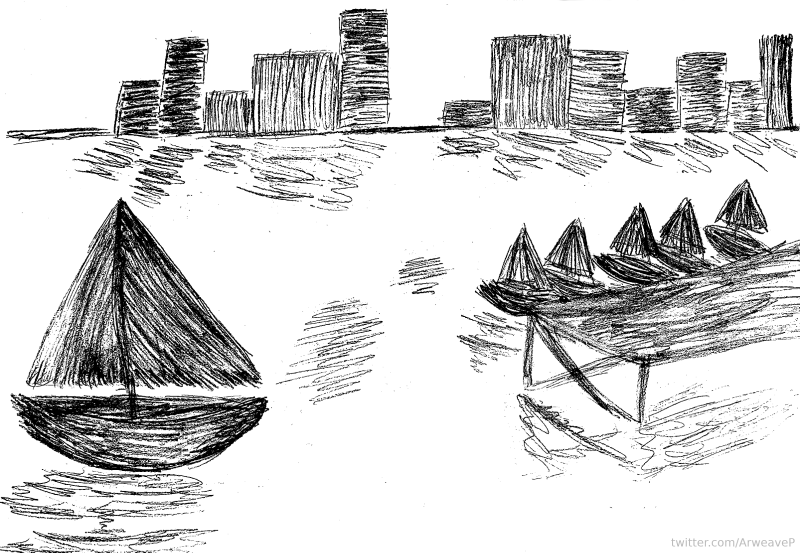
#> input picture pzl11.png, 1600 x 1105 px, found by its file name (shown at 1/2 size)
$ python pzl11_building_test.py
#> lines starting #> are read from the running program, lines starting #| are printed output that depends on the picture
from PIL import Image
import numpy as np
from scipy import ndimage

img = Image.open('/home/sudosudo/.openclaw/workspace/pzl11.png')
#> img is the input picture: PIL image 1600x1105 LA; mean R, G, B, A 211, 211, 211, 255
arr = np.array(img)
gray = arr[:,:,0].astype(np.uint8)

TARGET = bytes.fromhex('ff2142e98e09b5344994f9beb9c56c95506b9f17')

def try_bytes(raw, name):
    if len(raw) < 32:
        print(f"{name}: too short ({len(raw)} bytes)")
        return
    found = False
    for start in range(len(raw) - 32 + 1):
        if raw[start:start+32] == TARGET:
            print(f"TARGET FOUND at offset {start} in {name}")
            return
    print(f"{name}: NOT FOUND ({len(raw)} bytes)")

# 12-building segmentation (from the earlier pzl11_schemes.py)
# heights: [167,245,144,212,292,106,250,220,137,208,144,226]
# widths: [217,96,86,91,176,99,107,97,159,111,97,100] (from 14-building segmentation, first 12)
H12 = [167,245,144,212,292,106,250,220,137,208,144,226]
W12 = [217,96,86,91,176,99,107,97,159,111,97,100]

# Test 1: 12 building heights as raw bytes (each height is 1-3 bytes)
print("=== TEST 1: 12 building heights as 1-byte values ===")
# Truncate heights to 1 byte (mod 256)
h1 = [(h % 256) for h in H12]
raw1 = bytearray(h1)
try_bytes(raw1, "12 building heights (1-byte mod 256)")

# Test 2: 12 building widths as 1-byte values
print("\n=== TEST 2: 12 building widths as 1-byte values ===")
w1 = [w % 256 for w in W12]
raw2 = bytearray(w1)
try_bytes(raw2, "12 building widths (1-byte mod 256)")

# Test 3: Combined H,W,H,W,... as 1-byte values
print("\n=== TEST 3: Combined H,W,H,W as 1-byte values ===")
raw3 = bytearray()
for h, w in zip(H12, W12):
    raw3.append(h % 256)
    raw3.append(w % 256)
try_bytes(raw3, "combined H,W (1-byte mod 256)")

# Test 4: 28-digit sequence from earlier analysis
print("\n=== TEST 4: 28-digit sequence (bar graph) as bytes ===")
digits = [0,5,2,3,2,3,3,4,6,5,9,5,6,6,2,0,3,7,3,4,4,3,4,2,0,4,6,3]
raw4 = bytearray(digits)
try_bytes(raw4, "28-digit bar graph sequence (raw)")

# Test 5: 28-digit sequence as bytes with digit+48 conversion
print("\n=== TEST 5: 28-digit sequence as ASCII digits ===")
raw5 = bytearray(d + 48 for d in digits)
try_bytes(raw5, "28-digit bar graph (ASCII digits)")

# Test 6: Building heights as 2-byte LE values
print("\n=== TEST 6: 12 building heights as 2-byte LE ===")
raw6 = bytearray()
for h in H12:
    raw6.append(h & 0xFF)
    raw6.append((h >> 8) & 0xFF)
try_bytes(raw6, "12 building heights (2-byte LE)")

# Test 7: Building widths as 2-byte LE
print("\n=== TEST 7: 12 building widths as 2-byte LE ===")
raw7 = bytearray()
for w in W12:
    raw7.append(w & 0xFF)
    raw7.append((w >> 8) & 0xFF)
try_bytes(raw7, "12 building widths (2-byte LE)")

# Test 8: Combined H,W,H,W as 2-byte LE
print("\n=== TEST 8: Combined H,W,H,W as 2-byte LE ===")
raw8 = bytearray()
for h, w in zip(H12, W12):
    raw8.append(w & 0xFF)
    raw8.append((w >> 8) & 0xFF)
    raw8.append(h & 0xFF)
    raw8.append((h >> 8) & 0xFF)
try_bytes(raw8, "combined H,W (2-byte LE)")

# Test 9: 14-building segmentation (from earlier analysis)
print("\n=== TEST 9: 14-building widths as 1-byte values ===")
W14 = [217,96,86,91,176,99,107,97,159,111,97,100,69,67]
w14 = [w % 256 for w in W14]
raw9 = bytearray(w14)
try_bytes(raw9, "14 building widths (1-byte mod 256)")

# Test 10: 14-building heights as 1-byte values
# From earlier analysis: boundaries x=[14,231,327,413,504,680,779,886,983,1142,1253,1350,1450,1519,1586]
# The heights were measured as: 167,245,144,212,292,106,250,220,137,208,144,226 (12 buildings)
# For 14 buildings, we need to segment differently
# Let me compute the heights from the image
print("\n=== TEST 10: Compute 14 building heights from image ===")
# Find the roofline (topmost dark pixel per column for the building region)
# The building region is the right portion of the image
# Use the boundaries from the earlier analysis
boundaries_x = [14,231,327,413,504,680,779,886,983,1142,1253,1350,1450,1519,1586]
heights_14 = []
for i in range(len(boundaries_x)-1):
    x0, x1 = boundaries_x[i], boundaries_x[i+1]
    # Find the topmost dark pixel in this column range
    col_range = gray[:, x0:x1]
    dark_rows = np.where(col_range < 128)[0]
    if len(dark_rows) > 0:
        heights_14.append(int(dark_rows.max() - dark_rows.min()))
    else:
        heights_14.append(0)
#> this loop made 14 passes
#> pass 1, `col_range = gray[:, x0:x1]`:
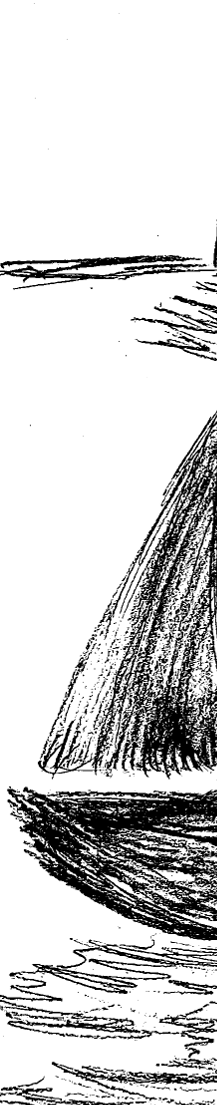
#> col_range: shape (1105, 217); min 0, max 255, mean 209.1
#> pass 2, `col_range = gray[:, x0:x1]`:
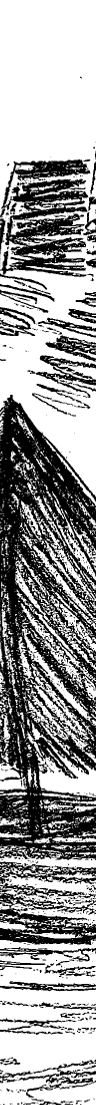
#> col_range: shape (1105, 96); min 0, max 255, mean 156.6
#> pass 3, `col_range = gray[:, x0:x1]`:
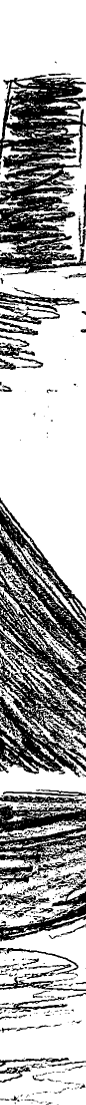
#> col_range: shape (1105, 86); min 0, max 255, mean 171.7
#> after the loop, heights_14 = [869, 1027, 1042, 985, 946, 948, 420, 735, 890, 917, 915, 834, 826, 811]
print(f"14 building heights: {heights_14}")
#| 14 building heights: [869, 1027, 1042, 985, 946, 948, 420, 735, 890, 917, 915, 834, 826, 811]
# Clip to 1 byte
h14 = [min(h, 255) for h in heights_14]
#> h14 = [255, 255, 255, 255, 255, 255, 255, 255, 255, 255, 255, 255, 255, 255]
raw10 = bytearray(h14)
try_bytes(raw10, "14 building heights (1-byte)")

print("\n=== ALL TESTS COMPLETE ===")
